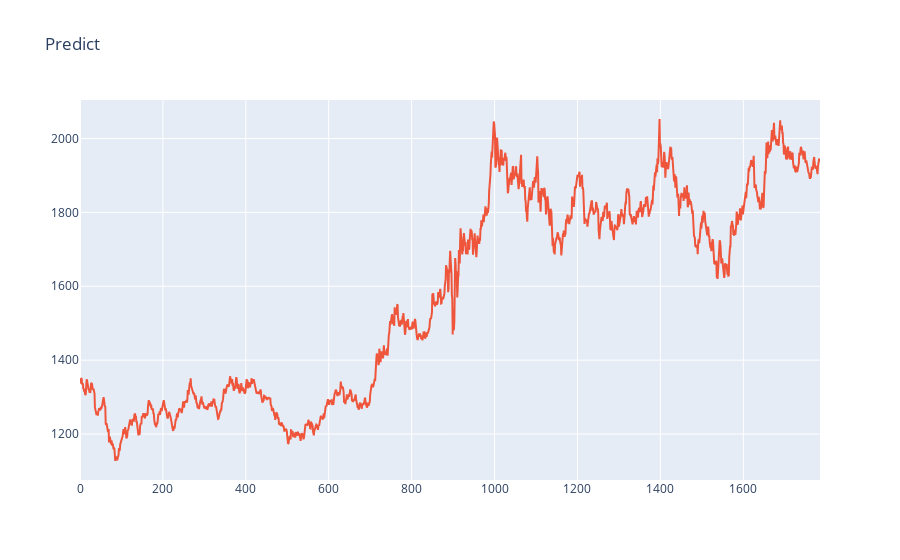

Here is the notebook cell this chart was saved with:
### Code cell
fig = px.line(title='Predict')
fig.add_scatter(y=predictions[0], name='Open')
fig.show()

### Figure 1 — Plotly figure (JSON) as saved in the notebook; plotly's stock layout.template omitted (floating-point values rounded to 4 significant figures; data arrays with more than 128 entries replaced by an {"elided": "..."} marker saying what was removed)
{"data": [{"hovertemplate": "<extra></extra>", "legendgroup": "", "line": {"color": "#636efa", "dash": "solid"}, "marker": {"symbol": "circle"}, "mode": "lines", "name": "", "orientation": "v", "showlegend": false, "type": "scatter", "xaxis": "x", "yaxis": "y"}, {"name": "Open", "type": "scatter", "y": {"elided": "1786 float values"}}], "layout": {"legend": {"tracegroupgap": 0}, "title": {"text": "Predict"}, "xaxis": {"anchor": "y", "domain": [0, 1]}, "yaxis": {"anchor": "x", "domain": [0, 1]}}}
